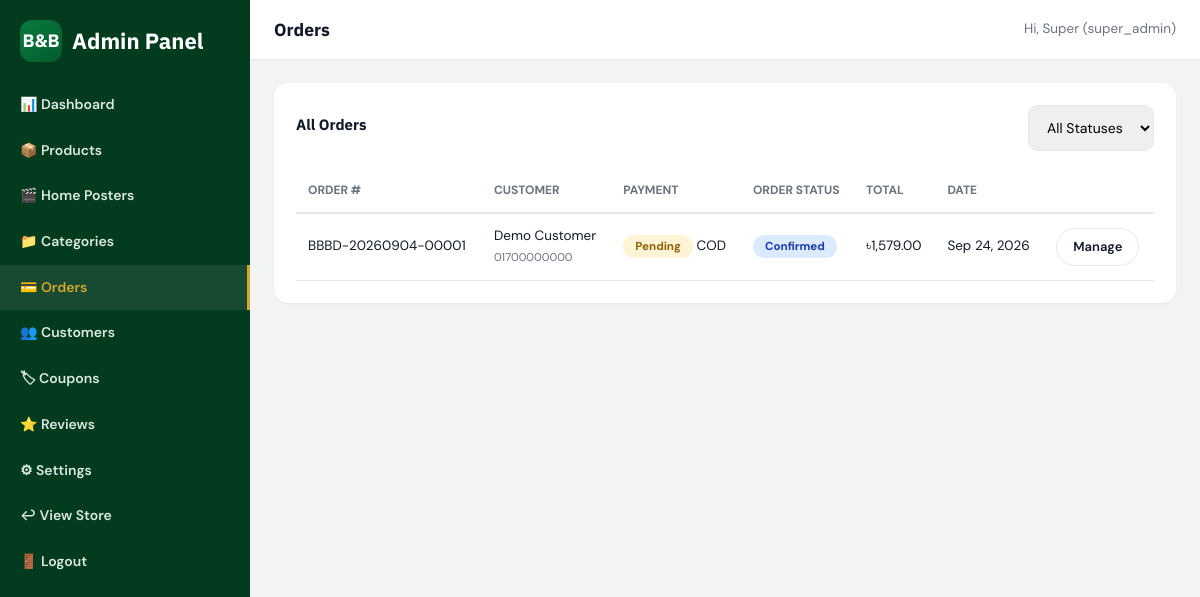
The app's page /admin/orders.php (signed in) with its own data.
### tables this page shows
CREATE TABLE users (
    id INT UNSIGNED AUTO_INCREMENT PRIMARY KEY,

    first_name VARCHAR(80) NOT NULL,
    last_name VARCHAR(80) NOT NULL,

    email VARCHAR(150) NOT NULL,
    password VARCHAR(255) NOT NULL,

    phone VARCHAR(30) DEFAULT NULL,

    address TEXT DEFAULT NULL,
    city VARCHAR(100) DEFAULT NULL,
    postal_code VARCHAR(20) DEFAULT NULL,

    avatar VARCHAR(255) DEFAULT NULL,

    role ENUM(
        'member',
        'admin',
        'super_admin'
    ) NOT NULL DEFAULT 'member',

    status ENUM(
        'active',
        'inactive',
        'blocked'
    ) NOT NULL DEFAULT 'active',

    created_at TIMESTAMP NOT NULL DEFAULT CURRENT_TIMESTAMP,
    updated_at TIMESTAMP NOT NULL DEFAULT CURRENT_TIMESTAMP
        ON UPDATE CURRENT_TIMESTAMP,

    UNIQUE KEY uq_users_email (email),
    KEY idx_users_role (role),
    KEY idx_users_status (status),
    KEY idx_users_created (created_at)
);

CREATE TABLE orders (
    id INT UNSIGNED AUTO_INCREMENT PRIMARY KEY,

    user_id INT UNSIGNED DEFAULT NULL,

    order_number VARCHAR(80) NOT NULL,

    subtotal DECIMAL(12,2) NOT NULL DEFAULT 0.00,
    discount_amount DECIMAL(12,2) NOT NULL DEFAULT 0.00,
    shipping_cost DECIMAL(12,2) NOT NULL DEFAULT 0.00,

    total_amount DECIMAL(12,2) NOT NULL DEFAULT 0.00,

    currency VARCHAR(10) NOT NULL DEFAULT 'BDT',

    coupon_id INT UNSIGNED DEFAULT NULL,
    coupon_code VARCHAR(50) DEFAULT NULL,

    payment_method ENUM(
        'cod',
        'bkash',
        'nagad',
        'stripe'
    ) NOT NULL,

    payment_status ENUM(
        'pending',
        'paid',
        'failed',
        'refunded'
    ) NOT NULL DEFAULT 'pending',

    order_status ENUM(
        'pending',
        'confirmed',
        'processing',
        'shipped',
        'delivered',
        'cancelled',
        'returned'
    ) NOT NULL DEFAULT 'pending',

     
    shipping_name VARCHAR(160) NOT NULL,
    shipping_email VARCHAR(150) DEFAULT NULL,
    shipping_phone VARCHAR(30) NOT NULL,

    shipping_address TEXT NOT NULL,
    shipping_city VARCHAR(100) NOT NULL,
    shipping_postal_code VARCHAR(20) DEFAULT NULL,

    notes TEXT DEFAULT NULL,

    stripe_session_id VARCHAR(255) DEFAULT NULL,
    stripe_payment_intent_id VARCHAR(255) DEFAULT NULL,

    created_at TIMESTAMP NOT NULL DEFAULT CURRENT_TIMESTAMP,
    updated_at TIMESTAMP NOT NULL DEFAULT CURRENT_TIMESTAMP
        ON UPDATE CURRENT_TIMESTAMP,

    CONSTRAINT fk_orders_user
        FOREIGN KEY (user_id)
        REFERENCES users(id)
        ON DELETE SET NULL
        ON UPDATE CASCADE,

    CONSTRAINT fk_orders_coupon
        FOREIGN KEY (coupon_id)
        REFERENCES coupons(id)
        ON DELETE SET NULL
        ON UPDATE CASCADE,

    UNIQUE KEY uq_orders_order_number (order_number),

    KEY idx_orders_user (user_id),
    KEY idx_orders_coupon (coupon_id),
    KEY idx_orders_payment_method (payment_method),
    KEY idx_orders_payment_status (payment_status),
    KEY idx_orders_order_status (order_status),
    KEY idx_orders_created (created_at),
    KEY idx_orders_stripe_session (stripe_session_id)
);

### includes/functions.php (called while the page is built, shortened)
<?php
function clean($value) {
    return htmlspecialchars(trim($value ?? ''), ENT_QUOTES, 'UTF-8');
}
function get_settings() {
    static $settings = null;
    if ($settings === null) {
        global $pdo;
        $settings = [];
        try {
            $stmt = $pdo->query("SELECT setting_key, setting_value FROM settings");
            foreach ($stmt->fetchAll() as $row) {
                $settings[$row['setting_key']] = $row['setting_value'];
            }
        } catch (Exception $e) {
            $settings = [];
        }
    }
    return $settings;
}
function get_setting($key, $default = '') {
    $settings = get_settings();
    return $settings[$key] ?? $default;
}
function format_price($amount) {
    $symbol = get_setting('currency_symbol', '৳');
    return $symbol . number_format((float) $amount, 2);
}

### includes/auth.php (called while the page is built, shortened)
<?php
function current_user() {
    static $user = null;
    if ($user !== null) return $user ?: null;
    global $pdo;
    $stmt = $pdo->prepare("SELECT id, first_name, last_name, email, phone, address, city, postal_code, avatar, role, status
                            FROM users WHERE id = ? LIMIT 1");
    $stmt->execute([$_SESSION['user_id']]);
    $row = $stmt->fetch();
    $user = $row;
    return $user;
}
function is_logged_in() {
    return current_user() !== null;
}
function is_admin() {
    $user = current_user();
    return $user && in_array($user['role'], ['admin', 'super_admin'], true);
}
function require_admin() {
    if (!is_logged_in() || !is_admin()) {
        redirect('login.php');
    }
}

### admin/orders.php (the view, shortened to what this page needs)
<?php
$pageTitle = 'Orders';
require_once __DIR__ . '/includes/header.php';
$where = '1=1'; $params = [];
$stmt = $pdo->prepare("SELECT * FROM orders WHERE $where ORDER BY created_at DESC LIMIT 200");
$stmt->execute($params);
$orders = $stmt->fetchAll();
?>
<div class="admin-panel">
  <div class="admin-panel-head">
    <h4>All Orders</h4>
    <form method="get">
      <select name="status" class="form-control" onchange="this.form.submit()">
        <option value="">All Statuses</option>
      </select>
    </form>
  </div>
  <table class="data-table">
    <thead><tr><th>Order #</th><th>Customer</th><th>Payment</th><th>Order Status</th><th>Total</th><th>Date</th><th></th></tr></thead>
    <tbody>
    <?php foreach ($orders as $o): ?>
      <tr>
        <td><?= clean($o['order_number']) ?></td>
        <td><?= clean($o['shipping_name']) ?><br><small style="color:var(--text-soft);"><?= clean($o['shipping_phone']) ?></small></td>
        <td><span class="status-pill status-<?= clean($o['payment_status']) ?>"><?= clean($o['payment_status']) ?></span> <?= strtoupper(clean($o['payment_method'])) ?></td>
        <td><span class="status-pill status-<?= clean($o['order_status']) ?>"><?= clean($o['order_status']) ?></span></td>
        <td><?= format_price($o['total_amount']) ?></td>
        <td><?= date('M j, Y', strtotime($o['created_at'])) ?></td>
        <td><a href="<?= BASE_URL ?>admin/order-view.php?id=<?= $o['id'] ?>" class="btn btn-outline btn-sm">Manage</a></td>
      </tr>
    <?php endforeach; ?>
    </tbody>
  </table>
</div>
<?php require_once __DIR__ . '/includes/footer.php'; ?>

### admin/includes/header.php (shortened to what this page needs)
<?php
require_admin();
$admin = current_user();
$adminPage = basename($_SERVER['SCRIPT_NAME']);
?>
<!DOCTYPE html>
<html lang="en">
<head>
<link rel="stylesheet" href="<?= BASE_URL ?>assets/css/style.css">
</head>
<body class="admin-body">
<div class="admin-wrap">
  <aside class="admin-sidebar">
    <div class="brand"><span class="logo-badge">B&amp;B</span> <span>Admin Panel</span></div>
    <a href="<?= BASE_URL ?>admin/index.php" class="<?= $adminPage === 'index.php' ? 'active' : '' ?>">&#128202; Dashboard</a>
    <a href="<?= BASE_URL ?>admin/products.php" class="<?= in_array($adminPage, ['products.php', 'product-form.php']) ? 'active' : '' ?>">&#128230; Products</a>
    <a href="<?= BASE_URL ?>admin/sliders.php" class="<?= $adminPage === 'sliders.php' ? 'active' : '' ?>">&#127916; Home Posters</a>
    <a href="<?= BASE_URL ?>admin/categories.php" class="<?= $adminPage === 'categories.php' ? 'active' : '' ?>">&#128193; Categories</a>
    <a href="<?= BASE_URL ?>admin/orders.php" class="<?= in_array($adminPage, ['orders.php', 'order-view.php']) ? 'active' : '' ?>">&#128179; Orders</a>
    <a href="<?= BASE_URL ?>admin/customers.php" class="<?= $adminPage === 'customers.php' ? 'active' : '' ?>">&#128101; Customers</a>
    <a href="<?= BASE_URL ?>admin/coupons.php" class="<?= $adminPage === 'coupons.php' ? 'active' : '' ?>">&#127991; Coupons</a>
    <a href="<?= BASE_URL ?>admin/reviews.php" class="<?= $adminPage === 'reviews.php' ? 'active' : '' ?>">&#11088; Reviews</a>
    <a href="<?= BASE_URL ?>admin/settings.php" class="<?= $adminPage === 'settings.php' ? 'active' : '' ?>">&#9881; Settings</a>
    <a href="<?= BASE_URL ?>index.php">&#8617; View Store</a>
    <a href="<?= BASE_URL ?>logout.php">&#128682; Logout</a>
  </aside>
  <div>
    <div class="admin-topbar">
      <h3 style="margin:0;"><?= clean($pageTitle ?? 'Dashboard') ?></h3>
      <span style="font-size:13.5px; color:var(--text-soft);">Hi, <?= clean($admin['first_name']) ?> (<?= clean($admin['role']) ?>)</span>
    </div>
    <div class="admin-main">

### assets/css/style.css (style rules this page uses)
:root { --green:#087A3D; --green-dark:#045C2D; --green-deep:#033B1F; --gold:#D4A72C; --bg:#F7F8F7; --white:#FFFFFF; --text:#111827; --text-soft:#6B7280; --border:#E5E7EB; --success:#16A34A; --danger:#DC2626; --warning:#F59E0B; --radius:14px; --radius-sm:8px; --shadow-sm:0 1px 2px rgba(3,59,31,.06); --shadow-md:0 8px 24px rgba(3,59,31,.08); --shadow-lg:0 20px 45px rgba(3,59,31,.14); --font-heading:'IBM Plex Sans', 'Inter', sans-serif; --font-body:'DM Sans', 'Inter', sans-serif; }
* { box-sizing:border-box; }
html { scroll-behavior:smooth; }
body { margin:0; font-family:var(--font-body); color:var(--text); background:var(--bg); font-size:15px; line-height:1.55; -webkit-font-smoothing:antialiased; }
h1,h2,h3,h4,h5 { font-family:var(--font-heading); margin:0 0 .5em; font-weight:700; color:var(--text); }
a { color:inherit; text-decoration:none; }
input,select,textarea { font-family:inherit; font-size:14px; }
.btn { display:inline-flex; align-items:center; justify-content:center; gap:8px; padding:12px 24px; border-radius:999px; font-weight:600; font-size:14px; border:1px solid transparent; transition:.2s ease; white-space:nowrap; }
.btn-outline { background:transparent; border-color:var(--border); color:var(--text); }
.btn-sm { padding:8px 16px; font-size:13px; }
.brand { display:flex; align-items:center; gap:10px; font-family:var(--font-heading); font-weight:800; font-size:22px; color:var(--green-deep); }
.brand .logo-badge { width:42px; height:42px; border-radius:12px; background:linear-gradient(135deg,var(--green),var(--green-dark)); display:flex; align-items:center; justify-content:center; color:#fff; font-size:18px; font-weight:800; box-shadow:var(--shadow-sm); }
.form-control { width:100%; padding:12px 14px; border:1.5px solid var(--border); border-radius:10px; outline:none; }
.status-pill { padding:4px 12px; border-radius:999px; font-size:11.5px; font-weight:800; text-transform:capitalize; }
.status-pending { background:#fff3d6; color:#93650a; }
.status-confirmed,.status-processing { background:#dbeafe; color:#1e40af; }
.admin-body { background:#f1f4f2; }
.admin-wrap { display:grid; grid-template-columns:250px 1fr; min-height:100vh; }
.admin-sidebar { background:var(--green-deep); color:#dbe9e0; padding:20px 0; }
.admin-sidebar .brand { color:#fff; padding:0 20px 20px; }
.admin-sidebar a { display:flex; align-items:center; gap:10px; padding:12px 20px; font-size:14px; font-weight:600; }
.admin-sidebar a:hover, .admin-sidebar a.active { background:rgba(255,255,255,.08); color:var(--gold); border-right:3px solid var(--gold); }
.admin-topbar { background:#fff; padding:16px 24px; display:flex; justify-content:space-between; align-items:center; box-shadow:var(--shadow-sm); }
.admin-main { padding:24px; }
.admin-panel { background:#fff; border-radius:var(--radius); box-shadow:var(--shadow-sm); padding:22px; }
.admin-panel-head { display:flex; justify-content:space-between; align-items:center; margin-bottom:18px; }
.data-table { width:100%; border-collapse:collapse; }
.data-table th { text-align:left; padding:12px; font-size:12px; text-transform:uppercase; color:var(--text-soft); border-bottom:2px solid var(--border); }
.data-table td { padding:12px; border-bottom:1px solid var(--border); font-size:13.5px; vertical-align:middle; }

### records on screen
users: first_name "Super", role "super_admin"
orders: order_number "BBBD-20260904-00001", shipping_name "Demo Customer", shipping_phone "01700000000", payment_status "Pending", payment_method "COD", order_status "Confirmed", total_amount "৳1,579.00", created_at "Sep 24, 2026"

### other values on screen
$pageTitle "Orders"
